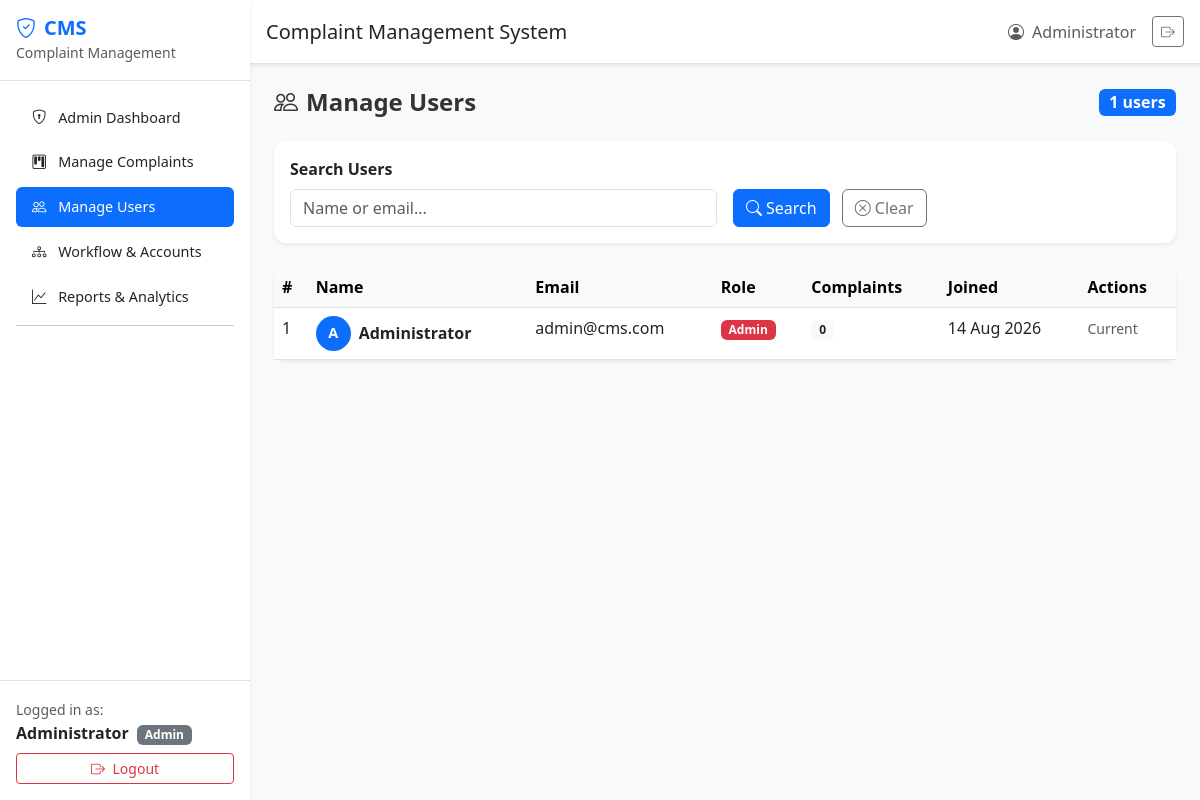
/admin_users.php (signed in), run on the app's committed database.
### tables this page shows
CREATE TABLE IF NOT EXISTS `users` (
  `id` INT AUTO_INCREMENT PRIMARY KEY,
  `full_name` VARCHAR(100) NOT NULL,
  `email` VARCHAR(150) NOT NULL UNIQUE,
  `password` VARCHAR(255) NOT NULL,
  `role` ENUM('user','admin','department','officer') NOT NULL DEFAULT 'user',
  `department_id` INT DEFAULT NULL,
  `is_active` TINYINT(1) NOT NULL DEFAULT 1,
  `created_at` TIMESTAMP DEFAULT CURRENT_TIMESTAMP,
  CONSTRAINT `fk_users_department` FOREIGN KEY (`department_id`) REFERENCES `departments`(`id`) ON DELETE SET NULL
);

### admin_users.php (the view, shortened to what this page needs)
<?php
require_once 'config.php';
$search = trim($_GET['search'] ?? '');
$where_sql = '';
$sql = "SELECT u.*, (SELECT COUNT(*) FROM complaints WHERE user_id = u.id) as complaint_count FROM users u $where_sql ORDER BY u.created_at DESC";
$stmt = $conn->prepare($sql);
$stmt->execute();
$users = $stmt->get_result()->fetch_all(MYSQLI_ASSOC);
?>
<!DOCTYPE html>
<html lang="en">
<head>
    <link href="https://cdn.jsdelivr.net/npm/bootstrap@5.3.0/dist/css/bootstrap.min.css" rel="stylesheet">
    <link rel="stylesheet" href="https://cdn.jsdelivr.net/npm/bootstrap-icons@1.10.0/font/bootstrap-icons.css">
    <link rel="stylesheet" href="assets/css/style.css">
</head>
<body>
    <div class="d-flex">
        <?php include 'includes/sidebar.php'; ?>
        <div class="flex-grow-1">
            <?php include 'includes/topbar.php'; ?>
            <main class="p-4">
                <div class="d-flex justify-content-between align-items-center mb-4">
                    <h4 class="fw-bold mb-0"><i class="bi bi-people me-2"></i>Manage Users</h4>
                    <span class="badge bg-primary fs-6"><?= count($users) ?> users</span>
                </div>
                <div class="card border-0 shadow-sm mb-4">
                    <div class="card-body">
                        <form method="GET" class="row g-3 align-items-end">
                            <div class="col-md-6">
                                <label class="form-label fw-semibold">Search Users</label>
                                <input type="text" name="search" class="form-control" placeholder="Name or email..." value="<?= htmlspecialchars($search) ?>">
                            </div>
                            <div class="col-md-6">
                                <button type="submit" class="btn btn-primary me-2"><i class="bi bi-search me-1"></i>Search</button>
                                <a href="admin_users.php" class="btn btn-outline-secondary"><i class="bi bi-x-circle me-1"></i>Clear</a>
                            </div>
                        </form>
                    </div>
                </div>
                <div class="card border-0 shadow-sm">
                    <div class="card-body p-0">
                        <div class="table-responsive">
                            <table class="table table-hover mb-0">
                                <thead class="table-light">
                                    <tr>
                                        <th>#</th>
                                        <th>Name</th>
                                        <th>Email</th>
                                        <th>Role</th>
                                        <th>Complaints</th>
                                        <th>Joined</th>
                                        <th>Actions</th>
                                    </tr>
                                </thead>
                                <tbody>
                                    <?php if (empty($users)): ?>
                                    <tr><td colspan="7" class="text-center text-muted py-4">No users found.</td></tr>
                                    <?php else: ?>
                                    <?php foreach ($users as $u): ?>
                                    <tr>
                                        <td><?= $u['id'] ?></td>
                                        <td>
                                            <div class="d-flex align-items-center">
                                                <div class="bg-primary text-white rounded-circle d-flex align-items-center justify-content-center me-2" style="width:35px;height:35px;font-size:0.9rem;">
                                                    <?= strtoupper(substr($u['full_name'], 0, 1)) ?>
                                                </div>
                                                <strong><?= htmlspecialchars($u['full_name']) ?></strong>
                                            </div>
                                        </td>
                                        <td><?= htmlspecialchars($u['email']) ?></td>
                                        <td>
                                            <span class="badge <?= $u['role'] === 'admin' ? 'bg-danger' : ($u['role'] === 'officer' ? 'bg-info' : ($u['role'] === 'department' ? 'bg-dark' : 'bg-primary')) ?>">
                                                <?= ucfirst($u['role']) ?>
                                            </span>
                                        </td>
                                        <td><span class="badge bg-light text-dark"><?= $u['complaint_count'] ?></span></td>
                                        <td><?= date('d M Y', strtotime($u['created_at'])) ?></td>
                                        <td>
                                            <?php if ($u['id'] !== (int)$_SESSION['user_id']): ?>
                                            <div class="btn-group btn-group-sm">
                                                <form method="POST" class="d-inline">
                                                    <input type="hidden" name="user_id" value="<?= $u['id'] ?>">
                                                    <select name="new_role" class="form-select form-select-sm" aria-label="Change role">
                                                        <?php foreach (['user','admin','department','officer'] as $role): ?><option value="<?= $role ?>" <?= $u['role'] === $role ? 'selected' : '' ?>><?= ucfirst($role) ?></option><?php endforeach; ?>
                                                    </select>
                                                    <button type="submit" name="update_role" class="btn btn-outline-warning" title="Save Role"><i class="bi bi-save"></i></button>
                                                </form>
                                                <form method="POST" class="d-inline" onsubmit="return confirm('Are you sure you want to delete this user? All their complaints will also be deleted.')">
                                                    <input type="hidden" name="user_id" value="<?= $u['id'] ?>">
                                                    <button type="submit" name="delete_user" class="btn btn-outline-danger" title="Delete User">
                                                        <i class="bi bi-trash"></i>
                                                    </button>
                                                </form>
                                            </div>
                                            <?php else: ?>
                                            <span class="text-muted"><small>Current</small></span>
                                            <?php endif; ?>
                                        </td>
                                    </tr>
                                    <?php endforeach; ?>
                                    <?php endif; ?>
                                </tbody>
                            </table>
                        </div>
                    </div>
                </div>
            </main>
        </div>
    </div>
</body>
</html>

### includes/sidebar.php (shortened to what this page needs)
<nav class="sidebar bg-white shadow-sm d-flex flex-column" style="width:250px;min-height:100vh;">
    <div class="p-3 border-bottom">
        <h5 class="text-primary fw-bold mb-0">
            <i class="bi bi-shield-check me-2"></i>CMS
        </h5>
        <small class="text-muted">Complaint Management</small>
    </div>
    <ul class="nav flex-column p-3">
        <?php if (isset($_SESSION['user_role']) && $_SESSION['user_role'] === 'admin'): ?>
        <li class="nav-item mb-1">
            <a class="nav-link rounded <?= basename($_SERVER['PHP_SELF']) === 'admin_dashboard.php' ? 'active bg-dark text-white' : 'text-dark' ?>" href="admin_dashboard.php">
                <i class="bi bi-shield-lock me-2"></i> Admin Dashboard
            </a>
        </li>
        <li class="nav-item mb-1">
            <a class="nav-link rounded <?= basename($_SERVER['PHP_SELF']) === 'admin_complaints.php' ? 'active bg-dark text-white' : 'text-dark' ?>" href="admin_complaints.php">
                <i class="bi bi-kanban me-2"></i> Manage Complaints
            </a>
        </li>
        <li class="nav-item mb-1">
            <a class="nav-link rounded <?= basename($_SERVER['PHP_SELF']) === 'admin_users.php' ? 'active bg-dark text-white' : 'text-dark' ?>" href="admin_users.php">
                <i class="bi bi-people me-2"></i> Manage Users
            </a>
        </li>
        <li class="nav-item mb-1">
            <a class="nav-link rounded <?= basename($_SERVER['PHP_SELF']) === 'admin_assignments.php' ? 'active bg-dark text-white' : 'text-dark' ?>" href="admin_assignments.php">
                <i class="bi bi-diagram-3 me-2"></i> Workflow & Accounts
            </a>
        </li>
        <li class="nav-item mb-1">
            <a class="nav-link rounded <?= basename($_SERVER['PHP_SELF']) === 'reports.php' ? 'active bg-dark text-white' : 'text-dark' ?>" href="reports.php">
                <i class="bi bi-graph-up me-2"></i> Reports & Analytics
            </a>
        </li>
        <li class="nav-item mb-2"><hr class="my-1"></li>
        <?php endif; ?>
    </ul>
    <div class="mt-auto p-3 border-top">
        <div class="mb-2">
            <small class="text-muted">Logged in as:</small><br>
            <strong class="text-dark"><?= htmlspecialchars($_SESSION['user_name'] ?? '') ?></strong>
            <?php if (isset($_SESSION['user_role'])): ?>
            <span class="badge bg-secondary ms-1"><?= htmlspecialchars(ucfirst($_SESSION['user_role'])) ?></span>
            <?php endif; ?>
        </div>
        <a href="logout.php" class="btn btn-outline-danger btn-sm w-100">
            <i class="bi bi-box-arrow-right me-1"></i> Logout
        </a>
    </div>
</nav>

### includes/topbar.php
<header class="bg-white shadow-sm border-bottom p-3 d-flex justify-content-between align-items-center">
    <div>
        <h5 class="mb-0 text-dark">
            <?php
            $page_titles = [
                'dashboard.php' => 'Dashboard',
                'add_complaint.php' => 'Submit Complaint',
                'complaints.php' => 'My Complaints'
            ];
            echo $page_titles[basename($_SERVER['PHP_SELF'])] ?? 'Complaint Management System';
            ?>
        </h5>
    </div>
    <div class="d-flex align-items-center">
        <span class="text-muted me-3">
            <i class="bi bi-person-circle me-1"></i>
            <?= htmlspecialchars($_SESSION['user_name'] ?? 'User') ?>
        </span>
        <a href="logout.php" class="btn btn-sm btn-outline-secondary" title="Logout">
            <i class="bi bi-box-arrow-right"></i>
        </a>
    </div>
</header>

### assets/css/style.css (style rules this page uses)
:root { --primary-blue: #0d6efd; --primary-dark: #0a58ca; --light-blue: #e7f1ff; --white: #ffffff; --gray-light: #f8f9fa; --gray-medium: #6c757d; --shadow-sm: 0 0.125rem 0.25rem rgba(0, 0, 0, 0.075); --shadow-md: 0 0.5rem 1rem rgba(0, 0, 0, 0.1); }
body { font-family: 'Segoe UI', Tahoma, Geneva, Verdana, sans-serif; background-color: var(--gray-light); color: #333; }
.sidebar { position: fixed; top: 0; left: 0; height: 100vh; width: 250px; z-index: 1000; transition: all 0.3s ease; overflow-y: auto; }
.sidebar .nav-link { padding: 0.6rem 1rem; font-size: 0.9rem; transition: all 0.2s ease; }
.sidebar .nav-link.active { background-color: var(--primary-blue) !important; color: var(--white) !important; }
.d-flex > .flex-grow-1 { margin-left: 250px; min-height: 100vh; }
.card { border-radius: 0.75rem; transition: transform 0.2s ease, box-shadow 0.2s ease; }
.btn-primary { background-color: var(--primary-blue); border-color: var(--primary-blue); }
.rounded-circle { font-weight: bold; }

### data on the page
users: id "1", full_name "A", full_name "Administrator", email "admin@cms.com", role "Admin", complaint_count "0", created_at "14 Aug 2026", shows "Current"

### other printed values
$_SESSION['user_name'] "Administrator"
$_SESSION['user_role'] "Admin"
$page_titles[basename($_SERVER['PHP_SELF'])] "Complaint Management System"
count($users) "1"
